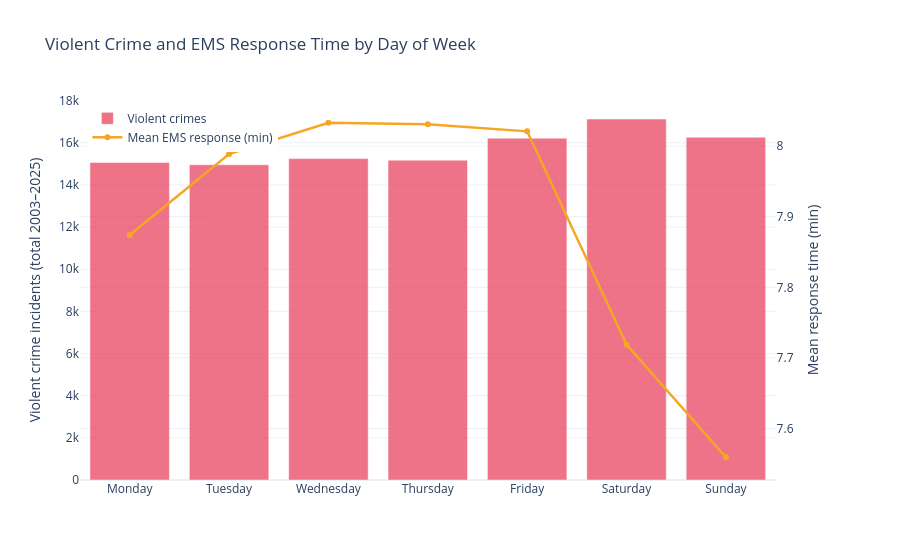

The notebook cell this image was saved under:
### Code cell
# ============================================================
# Day-of-week patterns
# Here we compare violent crime volume and EMS response time across the week
# ============================================================

# Count violent crime incidents by day of week
crime_dow = (
    df_crime_project.groupby('day_of_week').size()
    .reindex(DOW_ORDER)
    .reset_index(name='crime_count')
)

# Calculate mean EMS response time by day of week
ems_dow = (
    df_ems_project.groupby('day_of_week')
    .agg(mean_response=('dispatch_to_on_scene_min', 'mean'))
    .reindex(DOW_ORDER)
    .reset_index()
)

# Create a dual-axis plot because crime counts and response time have different units
fig_dow = make_subplots(specs=[[{'secondary_y': True}]])

# Bars show the number of violent crimes by weekday
fig_dow.add_trace(
    go.Bar(
        x=crime_dow['day_of_week'], y=crime_dow['crime_count'],
        name='Violent crimes',
        marker_color=COLOR_CRIME, opacity=0.75
    ),
    secondary_y=False
)

# Line shows the mean EMS response time by weekday
fig_dow.add_trace(
    go.Scatter(
        x=ems_dow['day_of_week'], y=ems_dow['mean_response'],
        name='Mean EMS response (min)',
        mode='lines+markers',
        marker_color=COLOR_RESPONSE,
        line=dict(width=2.5)
    ),
    secondary_y=True
)

fig_dow.update_layout(
    title='Violent Crime and EMS Response Time by Day of Week',
    template=TEMPLATE,
    legend=dict(x=0.01, y=0.99)
)
fig_dow.update_yaxes(title_text='Violent crime incidents (total 2016-2025)', secondary_y=False)
fig_dow.update_yaxes(title_text='Mean response time (min)', secondary_y=True)

fig_dow.show()
fig_dow.write_html('images/crime_day_of_week.html')

### Figure 1 — Plotly figure (JSON) as saved in the notebook; plotly's stock layout.template omitted (floating-point values rounded to 4 significant figures)
{"data": [{"marker": {"color": "#e94560"}, "name": "Violent crimes", "opacity": 0.75, "type": "bar", "x": ["Monday", "Tuesday", "Wednesday", "Thursday", "Friday", "Saturday", "Sunday"], "xaxis": "x", "y": [15065, 14959, 15250, 15177, 16219, 17129, 16263], "yaxis": "y"}, {"line": {"width": 2.5}, "marker": {"color": "#f5a623"}, "mode": "lines+markers", "name": "Mean EMS response (min)", "type": "scatter", "x": ["Monday", "Tuesday", "Wednesday", "Thursday", "Friday", "Saturday", "Sunday"], "xaxis": "x", "y": [7.874, 7.989, 8.033, 8.031, 8.021, 7.719, 7.559], "yaxis": "y2"}], "layout": {"legend": {"x": 0.01, "y": 0.99}, "title": {"text": "Violent Crime and EMS Response Time by Day of Week"}, "xaxis": {"anchor": "y", "domain": [0, 0.94]}, "yaxis": {"anchor": "x", "domain": [0, 1], "title": {"text": "Violent crime incidents (total 2003–2025)"}}, "yaxis2": {"anchor": "x", "overlaying": "y", "side": "right", "title": {"text": "Mean response time (min)"}}}}
